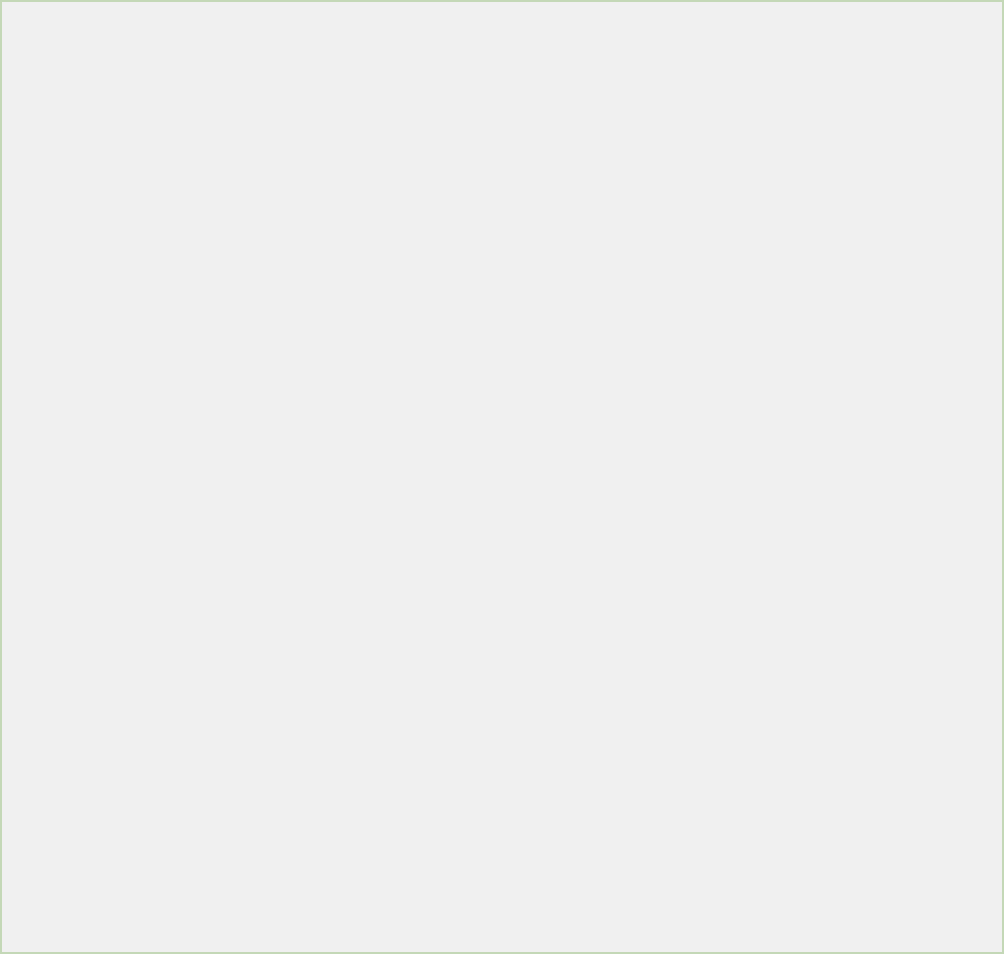
Frame 1 (no input)
Frame 60 (no input): identical to frame 1, image omitted
Frame 120 (the mouse pressed at the canvas centre since frame 60): identical to frame 1, image omitted

The p5.js sketch that drew this single still picture (run headless with seeded random() and noise() and a simulated clock; from frame 60 on, the mouse is pressed at the canvas centre):

// p5.js sketch
// ── sketch.js
// Delclaration of elements' variables
var myCanvas;
var radio;
var runButton;
var resetButton;
var clearButton;
// Initializing global arrays for both Nodes and Edges
var nodeArr = [];
var edgeArr = [];
var counter = 1;
// Start and End nodes (Input)
var startNode ;
var endNode;
// Temporary arrays
var dim = [];
var tempNode = [];

// Initializing elements
function setup() {
  myCanvas = createCanvas(1000,windowHeight - 50);
  runButton = createButton("Run");
  resetButton = createButton("Reset");
  clearButton = createButton("Clear");

  // Canvas functionality
  myCanvas.mousePressed(generateNode);
  myCanvas.style("border", "2px solid #c4d8b7");
  myCanvas.style("margin", "25px 0px 0px 50px");

  // Run the search algorithm on the graph
  runButton.position(1150,150);
  runButton.mousePressed(dijkstra);
  runButton.addClass('button');

  // Reset the same graph with no search results( clear previous path)
  resetButton.position(1150, 300);
  resetButton.mousePressed(resetGraph);
  resetButton.addClass('button');

  // Delete the graph entirly
  clearButton.position(1150,450);
  clearButton.mousePressed(clearGraph);
  clearButton.addClass('button');

  // Option to either enter nodes or edges
  radio = createRadio();
  radio.position(1100,50)
  radio.option('node');
  radio.option('edge');
}

// A continuous loop to draw everything inside the canvas
function draw() {
  background(240);
  for (edge of edgeArr) {
    edge.show();
  }
  for (node of nodeArr) {
    node.show();
  }
  // To show the currently added edge as dragable one in real time
  if (radio.value() == "edge" && dim.length == 1){
    stroke(159, 186, 198,110);
    strokeWeight(5);
    line(dim[0][0], dim[0][1], mouseX, mouseY);
  }
}

// Reset all node and edges to be unselected.
function resetGraph() {
  for (node of nodeArr) {
    node.selected = false;
  }
  for (edge of edgeArr) {
    edge.selected = false;
  }
}

// Clear the arrays from existing nodes and edges
function clearGraph() {
  edgeArr = [];
  nodeArr = [];
  counter = 1;
}

// Create a new Node object
function generateNode(){
  if (radio.value() == "node") {
    for (node of nodeArr) {
      // Do not create two nodes in the same position
      if(node.isInside(mouseX,mouseY)){
        alert("Invalid Position!!");
        return 0;
      }
    }
    nodeArr.push(new Node(mouseX, mouseY, 25));
  }
}


// Create a new Edge object
function mousePressed() {
  for (node of nodeArr) {
    // Store the positions of the 2 ends of the
    // edge, and the nodes corresponding to it
    if(node.isInside(mouseX, mouseY) && radio.value() == "edge" && dim.length < 2 && tempNode.length < 2){
      dim.push([node.getDim()[0], node.getDim()[1]]); // The positions of 2 nodes
      tempNode.push(node); // The nodes at the 2 ends of the edge
    }
  }
  // Create the edge with 2 dimensions stored in the temporary array 'dim'
  if (radio.value() == "edge" && dim.length == 2 && tempNode.length == 2) {
    edgeArr.push(new Edge(dim[0][0], dim[0][1], dim[1][0], dim[1][1], tempNode[0], tempNode[1]));
    // Clear temp arrays
    dim = [];
    tempNode = [];
  }
}

function dijkstra(){
  // Do not run if there is no edge, or no node
  if (nodeArr.length < 1 || edgeArr.length < 1) {
    alert("No Node/Edge is available!!");
    return 0;
  }
  // TODO prevent string input
  startNode = int(prompt("Enter  the start node"));
  endNode = int(prompt("Enter the end node"));
  // Create new Graph object
  graph = new Graph();
  // Add vertex in the graph from the nodeArr
  for (node of nodeArr) {
    graph.addVertex(node.id);
  }
  // Add edge in the graph from the edgeArr
  for (edge of edgeArr) {
    graph.addEdge(edge.node1,edge.node2);
  }
  let path = graph.pathFromTo(startNode, endNode);
  let pathArr = path.split("-");

  // Mark the nodes in the path as selected to modify their colors
  for (p of pathArr) {
    for (node of nodeArr) {
      if(node.id == p){
        node.selected = true;
      }
    }
  }
  // To select each 2 sequential nodes of the path,
  // to select the edge between them.
  for (var i = 0; i < pathArr.length-1 ; i++) {
    let first = pathArr[i];
    let second = pathArr[i+1];

    for (edge of edgeArr) {
      if((edge.node1 == first && edge.node2 == second) || (edge.node2 == first && edge.node1 == second)){
        edge.selected = true;
      }
    }
  }
}

// ── edge.js
class Edge {

  constructor(x1, y1, x2, y2, n1 ,n2) {
    this.x1 = x1;
    this.y1 = y1;
    this.x2 = x2;
    this.y2 = y2;
    this.node1 = n1.id;
    this.node2 = n2.id;
    this.selected = false;
    // TODO prevent from string input
    this.weight = int(prompt("enter the weight", "1"));
  }

  showWeight(){
    push();
    translate((this.x1 + this.x2) / 2, (this.y1 + this.y2) / 2);
    //rotate(atan2(this.y2 - this.y1, this.x2 - this.x1));
    text(nfc(this.weight, 1), 0, -5);
    pop();
  }

  show(){
    if (this.selected) {
      stroke(120,50,37);
      strokeWeight(5);
    }else {
      stroke(159, 186, 198,210);
      strokeWeight(5);
    }
    line(this.x1, this.y1, this.x2, this.y2);
    strokeWeight(1);
    this.showWeight();
  }
}

// ── graph.es6.js
class Graph {
  constructor() {
    this.vertices = [];
    this.edges = [];
    this.numberOfEdges = 0;
  }

  addVertex(vertex) {
    this.vertices.push(vertex);
    this.edges[vertex] = [];
  }

  removeVertex(vertex) {
    const index = this.vertices.indexOf(vertex);
    if(~index) {
      this.vertices.splice(index, 1);
    }
    while(this.edges[vertex].length) {
      const adjacentVertex = this.edges[vertex].pop();
      this.removeEdge(adjacentVertex, vertex);
    }
  }

  addEdge(vertex1, vertex2) {
    this.edges[vertex1].push(vertex2);
    this.edges[vertex2].push(vertex1);
    this.numberOfEdges++;
  }

  removeEdge(vertex1, vertex2) {
    const index1 = this.edges[vertex1] ? this.edges[vertex1].indexOf(vertex2) : -1;
    const index2 = this.edges[vertex2] ? this.edges[vertex2].indexOf(vertex1) : -1;
    if(~index1) {
      this.edges[vertex1].splice(index1, 1);
      this.numberOfEdges--;
    }
    if(~index2) {
      this.edges[vertex2].splice(index2, 1);
    }
  }

  size() {
    return this.vertices.length;
  }

  relations() {
    return this.numberOfEdges;
  }

  traverseDFS(vertex, fn) {
    if(!~this.vertices.indexOf(vertex)) {
      return console.log('Vertex not found');
    }
    const visited = [];
    this._traverseDFS(vertex, visited, fn);
  }

  _traverseDFS(vertex, visited, fn) {
    visited[vertex] = true;
    if(this.edges[vertex] !== undefined) {
      fn(vertex);
    }
    for(let i = 0; i < this.edges[vertex].length; i++) {
      if(!visited[this.edges[vertex][i]]) {
        this._traverseDFS(this.edges[vertex][i], visited, fn);
      }
    }
  }

  traverseBFS(vertex, fn) {
    if(!~this.vertices.indexOf(vertex)) {
      return console.log('Vertex not found');
    }
    const queue = [];
    queue.push(vertex);
    const visited = [];
    visited[vertex] = true;

    while(queue.length) {
      vertex = queue.shift();
      fn(vertex);
      for(let i = 0; i < this.edges[vertex].length; i++) {
        if(!visited[this.edges[vertex][i]]) {
          visited[this.edges[vertex][i]] = true;
          queue.push(this.edges[vertex][i]);
        }
      }
    }
  }

  pathFromTo(vertexSource, vertexDestination) {
    if(!~this.vertices.indexOf(vertexSource)) {
      return console.log('Vertex not found');
    }
    const queue = [];
    queue.push(vertexSource);
    const visited = [];
    visited[vertexSource] = true;
    const paths = [];

    while(queue.length) {
      const vertex = queue.shift();
      for(let i = 0; i < this.edges[vertex].length; i++) {
        if(!visited[this.edges[vertex][i]]) {
          visited[this.edges[vertex][i]] = true;
          queue.push(this.edges[vertex][i]);
          // save paths between vertices
          paths[this.edges[vertex][i]] = vertex;
        }
      }
    }
    if(!visited[vertexDestination]) {
      return undefined;
    }

    const path = [];
    for(var j = vertexDestination; j != vertexSource; j = paths[j]) {
      path.push(j);
    }
    path.push(j);
    return path.reverse().join('-');
  }

  print() {
    console.log(this.vertices.map(function(vertex) {
      return (`${vertex} -> ${this.edges[vertex].join(', ')}`).trim();
    }, this).join(' | '));
  }
}
//
// const graph = new Graph();
// graph.addVertex(1);
// graph.addVertex(2);
// graph.addVertex(3);
// graph.addVertex(4);
// graph.addVertex(5);
// graph.addVertex(6);
// graph.print(); // 1 -> | 2 -> | 3 -> | 4 -> | 5 -> | 6 ->
// graph.addEdge(1, 2);
// graph.addEdge(1, 5);
// graph.addEdge(2, 3);
// graph.addEdge(2, 5);
// graph.addEdge(3, 4);
// graph.addEdge(4, 5);
// graph.addEdge(4, 6);
// graph.print(); // 1 -> 2, 5 | 2 -> 1, 3, 5 | 3 -> 2, 4 | 4 -> 3, 5, 6 | 5 -> 1, 2, 4 | 6 -> 4
// console.log('graph size (number of vertices):', graph.size()); // => 6
// console.log('graph relations (number of edges):', graph.relations()); // => 7
// graph.traverseDFS(1, vertex => { console.log(vertex); }); // => 1 2 3 4 5 6
// console.log('---');
// graph.traverseBFS(1, vertex => { console.log(vertex); }); // => 1 2 5 3 4 6
// graph.traverseDFS(0, vertex => { console.log(vertex); }); // => 'Vertex not found'
// graph.traverseBFS(0, vertex => { console.log(vertex); }); // => 'Vertex not found'
// console.log('path from 6 to 1:', graph.pathFromTo(6, 1)); // => 6-4-5-1
// console.log('path from 3 to 5:', graph.pathFromTo(3, 5)); // => 3-2-5
// graph.removeEdge(1, 2);
// graph.removeEdge(4, 5);
// graph.removeEdge(10, 11);
// console.log('graph relations (number of edges):', graph.relations()); // => 5
// console.log('path from 6 to 1:', graph.pathFromTo(6, 1)); // => 6-4-3-2-5-1
// graph.addEdge(1, 2);
// graph.addEdge(4, 5);
// console.log('graph relations (number of edges):', graph.relations()); // => 7
// console.log('path from 6 to 1:', graph.pathFromTo(6, 1)); // => 6-4-5-1
// graph.removeVertex(5);
// console.log('graph size (number of vertices):', graph.size()); // => 5
// console.log('graph relations (number of edges):', graph.relations()); // => 4
// console.log('path from 6 to 1:', graph.pathFromTo(6, 1)); // => 6-4-3-2-1

// ── node.js
class Node {

  constructor(x, y, raduis){
    this.x = x;
    this.y = y;
    this.raduis = raduis;
    this.id = counter;
    this.selected = false;
    counter++;
  }

  getDim(){
    return [this.x,this.y];
  }

  isInside(px, py){
    let d = dist(px, py , this.x, this.y);
    return d < this.raduis ;
  }

  show(){
    if (this.selected) {
      fill(120, 50, 37);
    }else {
      fill(102, 207, 255);
    }
    noStroke();
    ellipse(this.x, this.y, this.raduis*2);
    fill(0);
    text(this.id, this.x, this.y);
  }
}

// ── style.css
.button {
    background-color: #ffbb33;
    border: none;
    color: white;
    padding: 10px;
    text-align: center;
    text-decoration: none;
    display: inline-block;
    font-size: 18px;
    cursor: pointer;
    border-radius: 50%;
    width: 75px;
    height: 75px;
}
